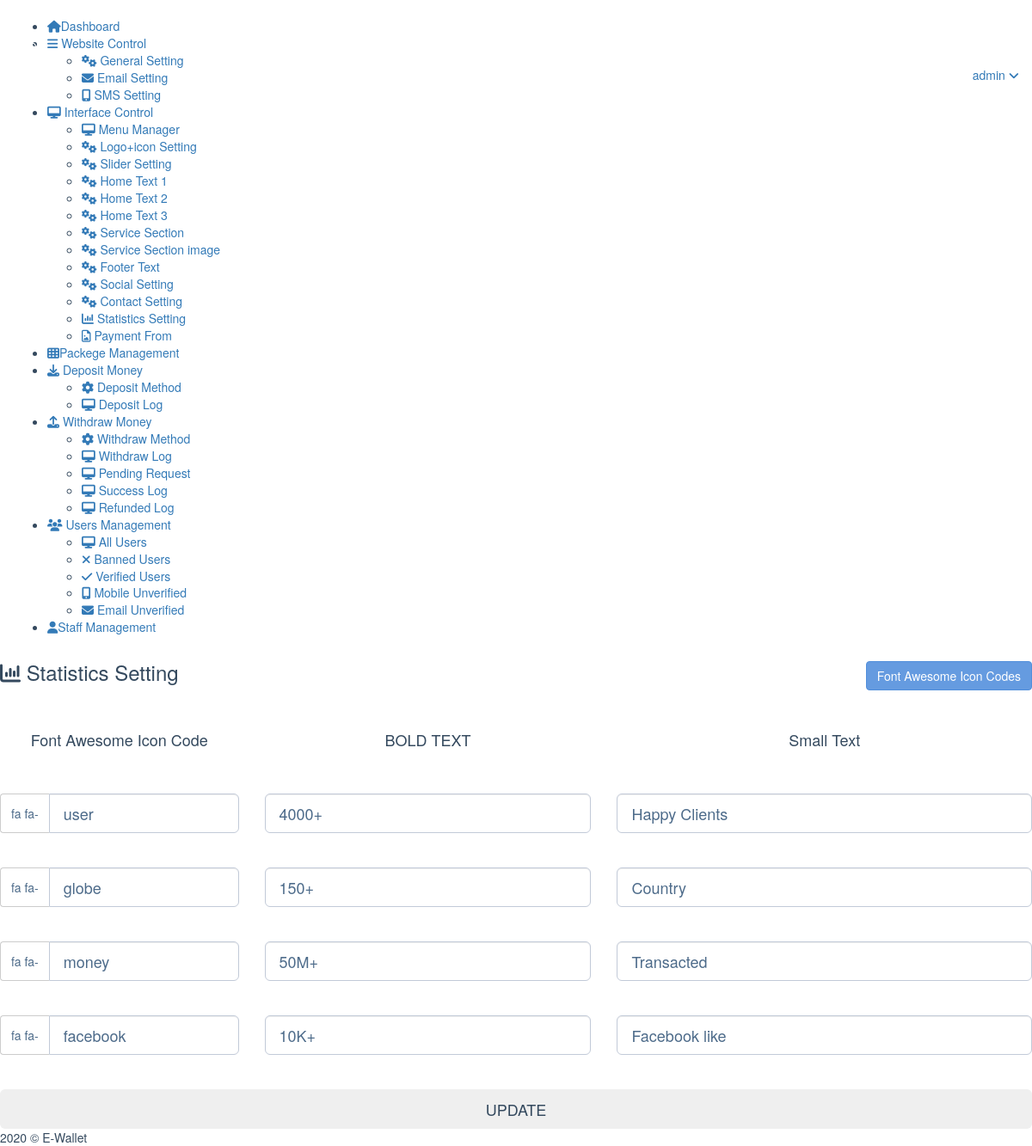
Page /admin/setstats.php (signed in) on the committed database.
### tables this page shows
CREATE TABLE `stats` (
  `id` int(11) NOT NULL,
  `icon` varchar(255) DEFAULT NULL,
  `btxt` varchar(255) DEFAULT NULL,
  `stxt` varchar(255) DEFAULT NULL
);

CREATE TABLE `general_setting` (
  `id` int(11) NOT NULL,
  `sitetitle` varchar(255) DEFAULT NULL,
  `reg` varchar(1) DEFAULT NULL,
  `notimail` varchar(366) DEFAULT NULL,
  `emailtemp` blob DEFAULT NULL,
  `smsapi` varchar(2555) DEFAULT NULL,
  `currency` varchar(11) DEFAULT NULL,
  `cur` varchar(11) DEFAULT NULL,
  `colorcode` varchar(6) DEFAULT NULL,
  `ev` int(1) DEFAULT 0,
  `mv` int(1) DEFAULT 0,
  `deci` int(11) DEFAULT 2,
  `en` int(1) DEFAULT 1,
  `mn` int(1) DEFAULT 1,
  `cemail` varchar(255) DEFAULT NULL,
  `cmobile` varchar(255) DEFAULT NULL,
  `clocation` varchar(255) DEFAULT NULL
);

### admin/setstats.php (the view, shortened to what this page needs)
<?php
include ('include/header.php');
?>
</head>
<body class="page-header-fixed page-sidebar-closed-hide-logo">
<?php
include ('include/sidebar.php');
?>
<div class="page-content-wrapper">
<div class="page-content">
<h3 class="page-title  uppercase bold"> <i class="fa fa-bar-chart"></i> Statistics Setting
<a href="http://fontawesome.io/icons/" target="_blank" class="btn btn-info pull-right">Font Awesome Icon Codes</a>
</h3>
<hr>
<div class="row">
<div class="col-md-12">
<div class="portlet light bordered">
<div class="portlet-body form">
<form class="form-horizontal" action="" method="post" role="form">
<div class="form-body">
<div class="row">
<div class="col-md-3">
<b class="btn green btn-outline btn-lg btn-block sbold uppercase">Font Awesome Icon Code</b>
</div>
<div class="col-md-4">
<b class="btn green btn-outline btn-lg btn-block sbold uppercase">BOLD TEXT</b>
</div>
<div class="col-md-5">
<b class="btn green btn-outline btn-lg btn-block sbold uppercase">Small Text</b>
</div>
</div>
<?php
for ($i=1; $i < 5; $i++) {
$old = $db->query("SELECT icon, btxt, stxt FROM stats WHERE id='".$i."'")->fetch();
?>
<br><br>
<div class="row">
<div class="col-md-3">
<div class="input-group mb15">
<span class="input-group-addon">fa fa-</span>
<input class="form-control input-lg" name="icon<?php echo $i; ?>" value="<?php echo $old[0]; ?>" type="text">
</div>
</div>
<div class="col-md-4">
<input class="form-control input-lg" name="btxt<?php echo $i; ?>" value="<?php echo $old[1]; ?>" type="text">
</div>
<div class="col-md-5">
<input class="form-control input-lg" name="stxt<?php echo $i; ?>" value="<?php echo $old[2]; ?>" type="text">
</div>
</div>
<?php
}
 ?>
<br><br>
<div class="row">
<div class="col-md-12">
<button type="submit" class="btn blue btn-block btn-lg">UPDATE</button>
</div>
</div>
</div>
</form>
</div>
</div>
</div>
</div>
</div>
</div>
<?php
include ('include/footer.php');
?>
</body>
</html>

### admin/include/footer.php (shortened to what this page needs)
</div>
<div class="page-footer">
<div class="page-footer-inner"> <?php echo date("Y"); ?> &copy; <?php echo $gen[0]; ?></div>
</div>

### rows in the picture
stats: icon "user", btxt "4000+", stxt "Happy Clients"
stats: icon "globe", btxt "150+", stxt "Country"
stats: icon "money", btxt "50M+", stxt "Transacted"
stats: icon "facebook", btxt "10K+", stxt "Facebook like"
general_setting: sitetitle "E-Wallet"

### other values in the picture
$user "admin"
